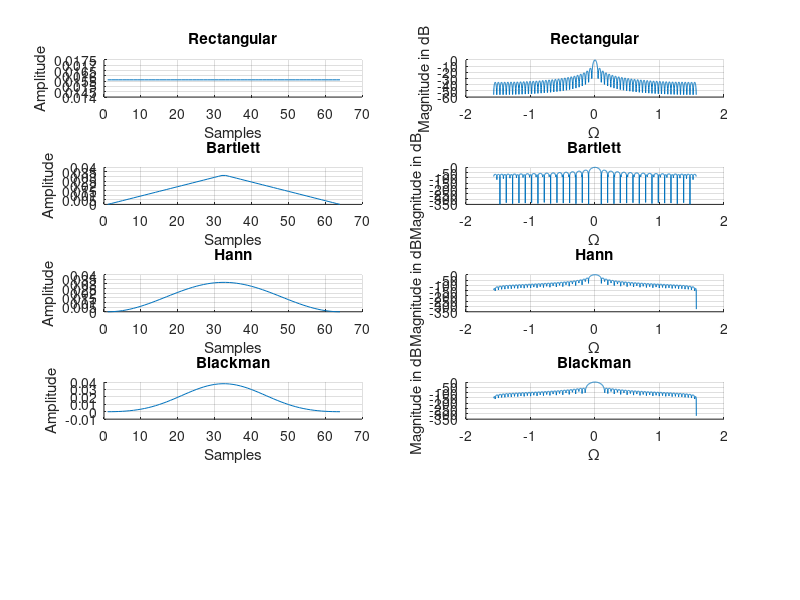
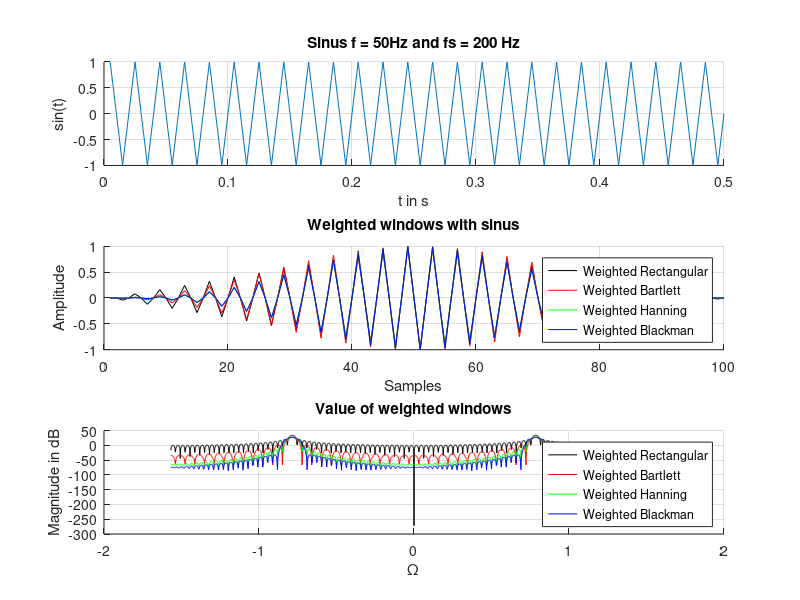
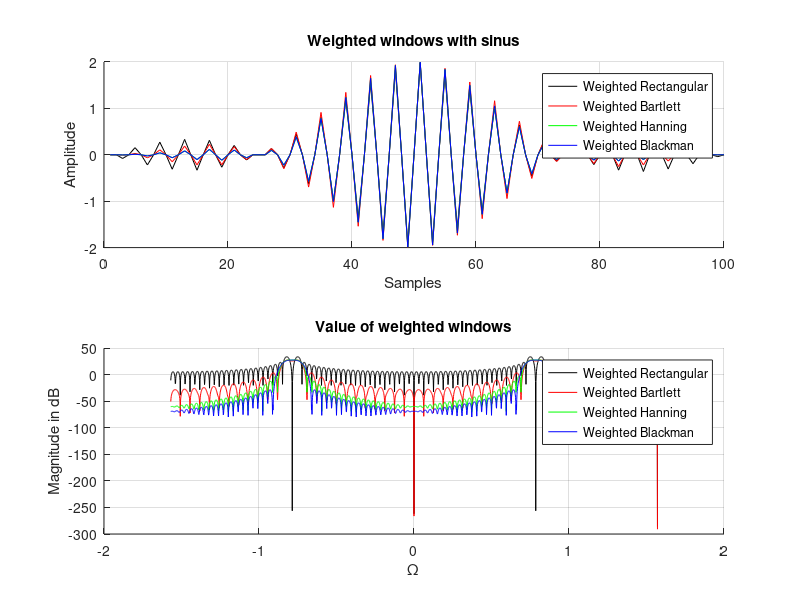
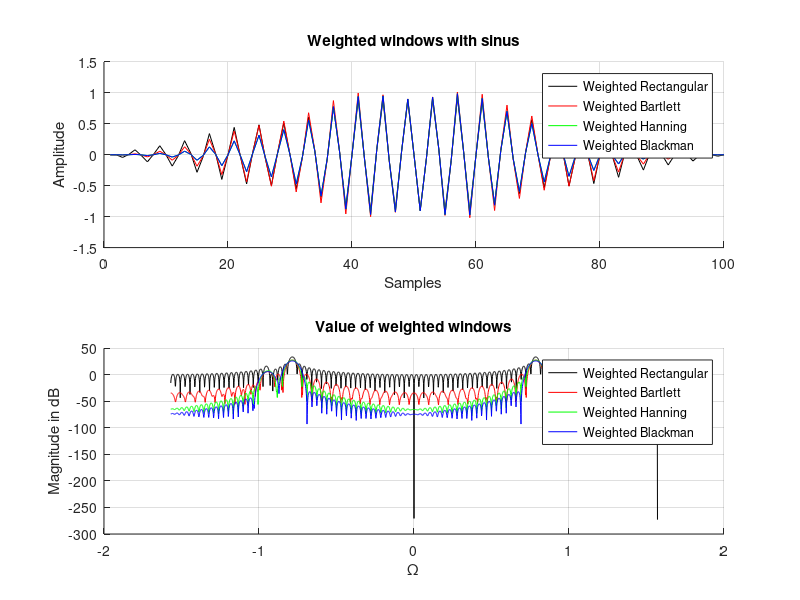

Recreate these plots in MATLAB, in order.
clear
close all
clc 

pkg load signal

fs = 200;
f = 50;
dur = 0.5;
T = 1/fs;
fvec = T:T:dur;

N_w = 64;
N = 2048;
tt = -(-N/2:N/2-1)*pi/N;

rectWindow = rectwin(N_w)'/N_w;
bartlettWindow = bartlett(N_w)'/sum(bartlett(N_w));
hanningWindow = hann(N_w)'/sum(hann(N_w));
blackmanWindow = blackman(N_w)'/sum(blackman(N_w));

fftRect = 20*log10(abs(fftshift(fft(rectWindow, N))));
fftBartlett = 20*log10(abs(fftshift(fft(bartlettWindow, N))));
fftHanning = 20*log10(abs(fftshift(fft(hanningWindow, N))));
fftBlackman = 20*log10(abs(fftshift(fft(blackmanWindow, N))));

% increase N_w for c)
N_w2 = 256
rectWindow2 = rectwin(N_w2)'/N_w2;
bartlettWindow2 = bartlett(N_w2)'/sum(bartlett(N_w2));
hanningWindow2 = hann(N_w2)'/sum(hann(N_w2));
blackmanWindow2 = blackman(N_w2)'/sum(blackman(N_w2));

fftRect2 = 20*log10(abs(fftshift(fft(rectWindow2, N))));
fftBartlett2 = 20*log10(abs(fftshift(fft(bartlettWindow2, N))));
fftHanning2 = 20*log10(abs(fftshift(fft(hanningWindow2, N))));
fftBlackman2 = 20*log10(abs(fftshift(fft(blackmanWindow2, N))));

% create sin with 200 Hz and a duration of 0.5 seconds
xSin = sin(2 * pi * f * fvec);
N_sin = length(xSin);
sinRect = rectwin(N_sin);
sinBartlett = bartlett(N_sin);
sinHanning = hann(N_sin);
sinBlackman = blackman(N_sin);

% weighted signals
xSin_rectWindow = xSin .* sinRect';
xSin_bartlettWindow = xSin .* sinBartlett';
xSin_hanningWindow = xSin .* sinHanning';
xSin_blackmanWindow = xSin .* sinBlackman';

% value of weighted signals
fftRectWeighted = 20*log10(abs(fftshift(fft(xSin_rectWindow, N))));
fftBartlettWeighted = 20*log10(abs(fftshift(fft(xSin_bartlettWindow, N))));
fftHanningWeighted = 20*log10(abs(fftshift(fft(xSin_hanningWindow, N))));
fftBlackmanWeighted = 20*log10(abs(fftshift(fft(xSin_blackmanWindow, N))));

% more sinus signals
x1Sin = sin(2 * pi * 48 * fvec) + sin(2 * pi * 52 * fvec);
x2Sin = sin(2 * pi * 50 * fvec) + 0.1*sin(2 * pi * 60 * fvec); 

x1Sin_rectWindow = x1Sin .* sinRect';
x1Sin_bartlettWindow = x1Sin .* sinBartlett';
x1Sin_hanningWindow = x1Sin .* sinHanning';
x1Sin_blackmanWindow = x1Sin .* sinBlackman';

x2Sin_rectWindow = x2Sin .* sinRect';
x2Sin_bartlettWindow = x2Sin .* sinBartlett';
x2Sin_hanningWindow = x2Sin .* sinHanning';
x2Sin_blackmanWindow = x2Sin .* sinBlackman';

fftRectWeighted2 = 20*log10(abs(fftshift(fft(x1Sin_rectWindow, N))));
fftBartlettWeighted2 = 20*log10(abs(fftshift(fft(x1Sin_bartlettWindow, N))));
fftHanningWeighted2 = 20*log10(abs(fftshift(fft(x1Sin_hanningWindow, N))));
fftBlackmanWeighted2 = 20*log10(abs(fftshift(fft(x1Sin_blackmanWindow, N))));

fftRectWeighted3 = 20*log10(abs(fftshift(fft(x2Sin_rectWindow, N))));
fftBartlettWeighted3 = 20*log10(abs(fftshift(fft(x2Sin_bartlettWindow, N))));
fftHanningWeighted3 = 20*log10(abs(fftshift(fft(x2Sin_hanningWindow, N))));
fftBlackmanWeighted3 = 20*log10(abs(fftshift(fft(x2Sin_blackmanWindow, N))));

% Visualization
% a)
figure('name', 'Assignment 3 a) b)');
subplot(521); hold on; grid on;
plot(rectWindow);
title('Rectangular');
xlabel('Samples');
ylabel('Amplitude');

subplot(523); hold on; grid on;
plot(bartlettWindow);
title('Bartlett');
xlabel('Samples');
ylabel('Amplitude');

subplot(525); hold on; grid on;
plot(hanningWindow);
title('Hann');
xlabel('Samples');
ylabel('Amplitude');

subplot(527); hold on; grid on;
plot(blackmanWindow);
title('Blackman');
xlabel('Samples');
ylabel('Amplitude');

% b)

subplot(522); hold on; grid on;
plot(tt,fftRect);
title('Rectangular');
xlabel('\Omega');
ylabel('Magnitude in dB');

subplot(524); hold on; grid on;
plot(tt,fftBartlett);
title('Bartlett');
xlabel('\Omega');
ylabel('Magnitude in dB');

subplot(526); hold on; grid on;
plot(tt,fftHanning);
title('Hann');
xlabel('\Omega');
ylabel('Magnitude in dB');

subplot(528); hold on; grid on;
plot(tt,fftBlackman);
title('Blackman');
xlabel('\Omega');
ylabel('Magnitude in dB');

% d) and e)
% weighted signals
figure('name', 'Assignment 3 d) and e)');
subplot(311); hold on; grid on;
plot(fvec, xSin);
xlim([0,0.5]);
xlabel('t in s');
ylabel('sin(t)');
title('Sinus f = 50Hz and fs = 200 Hz');

subplot(312); hold on; grid on;
plot(xSin_bartlettWindow, 'color', 'k');

subplot(312); hold on; grid on;
plot(xSin_hanningWindow, 'color', 'r');

subplot(312); hold on; grid on;
plot(xSin_blackmanWindow, 'color', 'g');

subplot(312); hold on; grid on;
plot(xSin_blackmanWindow, 'color', 'b');
legend('Weighted Rectangular', 'Weighted Bartlett', 'Weighted Hanning', 'Weighted Blackman');
xlabel('Samples');
ylabel('Amplitude');
title('Weighted windows with sinus');

subplot(313); hold on; grid on;
plot(tt,fftRectWeighted, 'color', 'k');

subplot(313); hold on; grid on;
plot(tt,fftBartlettWeighted, 'color', 'r');

subplot(313); hold on; grid on;
plot(tt,fftHanningWeighted, 'color', 'g');

subplot(313); hold on; grid on;
plot(tt,fftBlackmanWeighted, 'color', 'b');
legend('Weighted Rectangular', 'Weighted Bartlett', 'Weighted Hanning', 'Weighted Blackman');
xlabel('\Omega');
ylabel('Magnitude in dB');
title('Value of weighted windows');

% f)
% weighted signals
figure('name', 'Assignment 3 f) i)');
subplot(211); hold on; grid on;
plot(x1Sin_bartlettWindow, 'color', 'k');

subplot(211); hold on; grid on;
plot(x1Sin_hanningWindow, 'color', 'r');

subplot(211); hold on; grid on;
plot(x1Sin_blackmanWindow, 'color', 'g');

subplot(211); hold on; grid on;
plot(x1Sin_blackmanWindow, 'color', 'b');
legend('Weighted Rectangular', 'Weighted Bartlett', 'Weighted Hanning', 'Weighted Blackman');
xlabel('Samples');
ylabel('Amplitude');
title('Weighted windows with sinus');

subplot(212); hold on; grid on;
plot(tt,fftRectWeighted2, 'color', 'k');

subplot(212); hold on; grid on;
plot(tt,fftBartlettWeighted2, 'color', 'r');

subplot(212); hold on; grid on;
plot(tt,fftHanningWeighted2, 'color', 'g');

subplot(212); hold on; grid on;
plot(tt,fftBlackmanWeighted2, 'color', 'b');
legend('Weighted Rectangular', 'Weighted Bartlett', 'Weighted Hanning', 'Weighted Blackman');
xlabel('\Omega');
ylabel('Magnitude in dB');
title('Value of weighted windows');

figure('name', 'Assignment 3 f) ii)');
subplot(211); hold on; grid on;
plot(x2Sin_bartlettWindow, 'color', 'k');

subplot(211); hold on; grid on;
plot(x2Sin_hanningWindow, 'color', 'r');

subplot(211); hold on; grid on;
plot(x2Sin_blackmanWindow, 'color', 'g');

subplot(211); hold on; grid on;
plot(x2Sin_blackmanWindow, 'color', 'b');
legend('Weighted Rectangular', 'Weighted Bartlett', 'Weighted Hanning', 'Weighted Blackman');
xlabel('Samples');
ylabel('Amplitude');
title('Weighted windows with sinus');

subplot(212); hold on; grid on;
plot(tt,fftRectWeighted3, 'color', 'k');

subplot(212); hold on; grid on;
plot(tt,fftBartlettWeighted3, 'color', 'r');

subplot(212); hold on; grid on;
plot(tt,fftHanningWeighted3, 'color', 'g');

subplot(212); hold on; grid on;
plot(tt,fftBlackmanWeighted3, 'color', 'b');
legend('Weighted Rectangular', 'Weighted Bartlett', 'Weighted Hanning', 'Weighted Blackman');
xlabel('\Omega');
ylabel('Magnitude in dB');
title('Value of weighted windows');

% c)
figure('name', 'Assignment 3 c)');
subplot(411); hold on; grid on;
plot(tt,fftRect2);
title('Rectangular');
xlabel('\Omega');
ylabel('Magnitude in dB');

subplot(412); hold on; grid on;
plot(tt,fftBartlett2);
title('Bartlett');
xlabel('\Omega');
ylabel('Magnitude in dB');

subplot(413); hold on; grid on;
plot(tt,fftHanning2);
title('Hann');
xlabel('\Omega');
ylabel('Magnitude in dB');

subplot(414); hold on; grid on;
plot(tt,fftBlackman2);
title('Blackman');
xlabel('\Omega');
ylabel('Magnitude in dB');